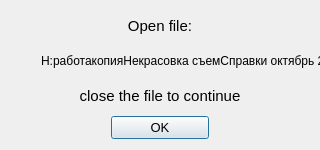
<?xml version="1.0" encoding="UTF-8"?>
<ui version="4.0">
 <class>Dialog</class>
 <widget class="QDialog" name="Dialog">
  <property name="geometry">
   <rect>
    <x>0</x>
    <y>0</y>
    <width>320</width>
    <height>150</height>
   </rect>
  </property>
  <property name="minimumSize">
   <size>
    <width>320</width>
    <height>150</height>
   </size>
  </property>
  <property name="maximumSize">
   <size>
    <width>800</width>
    <height>500</height>
   </size>
  </property>
  <property name="windowTitle">
   <string>Dialog</string>
  </property>
  <layout class="QHBoxLayout" name="horizontalLayout">
   <item>
    <layout class="QVBoxLayout" name="verticalLayout_2">
     <item>
      <widget class="QLabel" name="label_open">
       <property name="font">
        <font>
         <pointsize>11</pointsize>
        </font>
       </property>
       <property name="text">
        <string>Open file:</string>
       </property>
       <property name="alignment">
        <set>Qt::AlignCenter</set>
       </property>
      </widget>
     </item>
     <item>
      <widget class="QLabel" name="label_name_file">
       <property name="minimumSize">
        <size>
         <width>400</width>
         <height>25</height>
        </size>
       </property>
       <property name="text">
        <string>H:работакопияНекрасовка съемСправки октябрь 2018ОДС-3</string>
       </property>
       <property name="alignment">
        <set>Qt::AlignCenter</set>
       </property>
      </widget>
     </item>
     <item>
      <widget class="QLabel" name="label_close_file">
       <property name="font">
        <font>
         <pointsize>11</pointsize>
        </font>
       </property>
       <property name="text">
        <string>close the file to continue</string>
       </property>
       <property name="alignment">
        <set>Qt::AlignCenter</set>
       </property>
      </widget>
     </item>
     <item>
      <layout class="QHBoxLayout" name="horizontalLayout_2">
       <property name="leftMargin">
        <number>100</number>
       </property>
       <property name="topMargin">
        <number>0</number>
       </property>
       <property name="rightMargin">
        <number>100</number>
       </property>
       <item>
        <widget class="QPushButton" name="pushButton">
         <property name="font">
          <font>
           <pointsize>10</pointsize>
          </font>
         </property>
         <property name="text">
          <string>OK</string>
         </property>
         <property name="flat">
          <bool>false</bool>
         </property>
        </widget>
       </item>
      </layout>
     </item>
    </layout>
   </item>
  </layout>
 </widget>
 <resources/>
 <connections/>
</ui>
